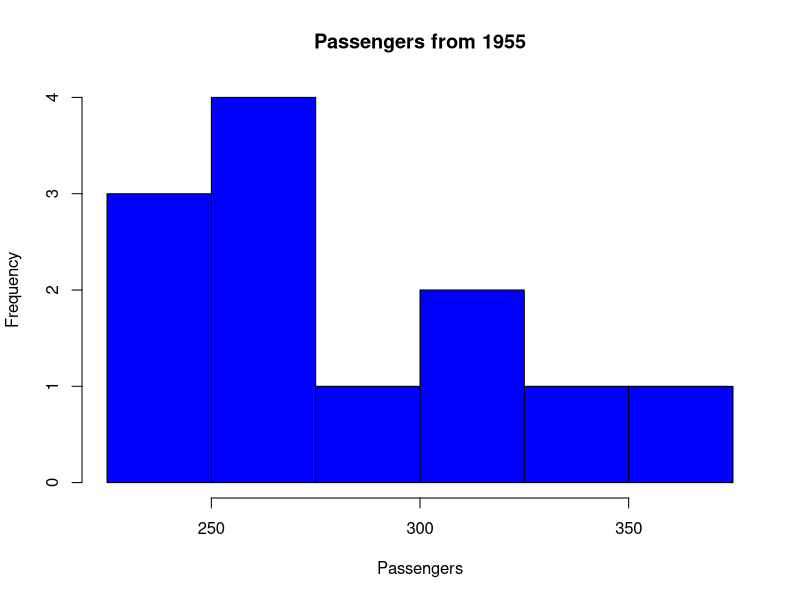
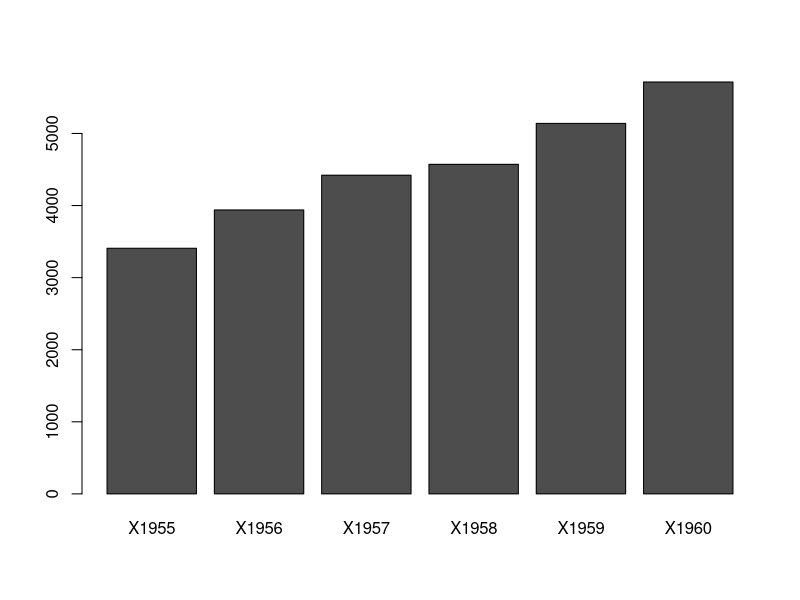
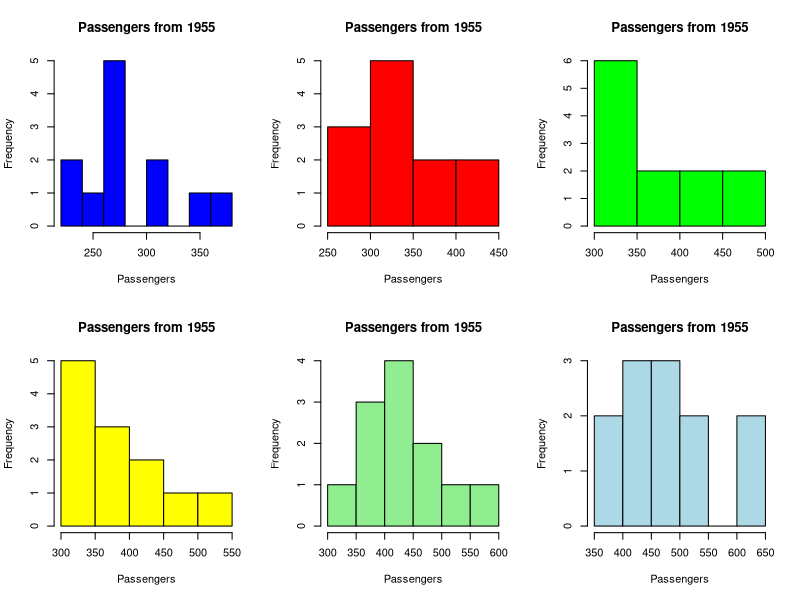
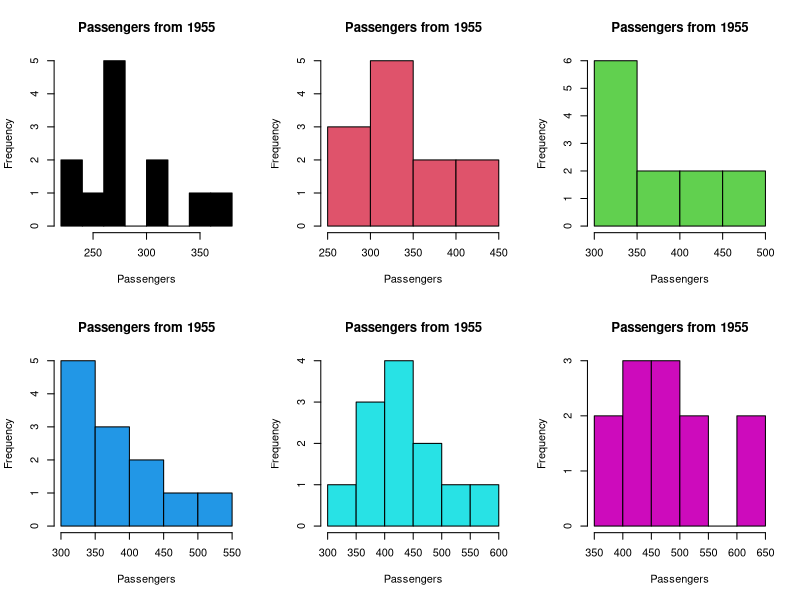

Source code (R) for these figures, in order: (Note: this script raises an error after producing the figures.)
setwd("C:/Users/szymo/Documents/University/semester 3/statistics")

data = read.csv("flights.csv", sep=";")
class(data)
dim(data)

data$X1955
data[,1]

min(data$X1955)
max(data$X1955)
br=seq(225, 375, 25)
tit=substr(names(data)[1], 2, 5)
tit=paste("Passengers from", tit)
hist(data$X1955, breaks=br, main=tit, xlab="Passengers", col="blue")
barplot(t(colSums(data)))

par(mfrow = c(2,3))
colors=c("blue", "red", "green", "yellow", "lightgreen", "lightblue")
for(year in 1:6){
  hist(data[,year], main=tit, xlab="Passengers", col=colors[year])
}
for(year in 1:6){
  hist(data[,year], main=tit, xlab="Passengers", col=year)
}


# task 2
notes = read.csv("notes.csv", sep=";", dec=",")
notes
dim(notes)
length(na.omit(notes[,1]))
colSums(!is.na(notes))

install.packages("arm")
library("arm")

par(mfrow = c(1, 1))
dicrete.histogram(notes[,1])

par(mfrow = c(2,2))
for(group in 1:4){
  discrete.histogram(notes[,group], main=paste0("Group", group))
}

par(mfrow = c(2,2))
for(group in 1:4){
  pie(table(notes[,group]), main=paste0("Group", group))
}
